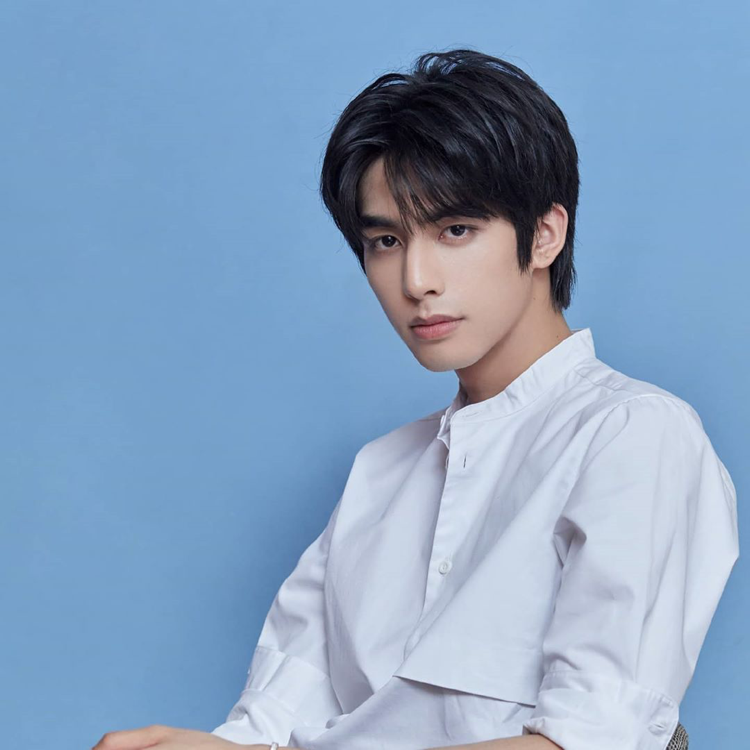
//> input picture resources/151_.png, 750 x 750 px
$ ./main   (built with g++ and OpenCV 4)
//> lines starting //> are read from the running program, lines starting //| are printed output that depends on the picture; after the words box and inside, x2 and y2 are one past the last pixel; in counts of white or black regions, pixels touching at a corner belong together
//
//  main.cpp
//  HOGDescriptor(人物检测)
//
//  Created by wangwenjian on 2022/2/16.
//

#include <iostream>
#include <opencv2/opencv.hpp>

using namespace cv;
using namespace std;

int main(int argc, const char * argv[]) {
    // insert code here...

    Mat src = imread("151_.png", COLOR_BGR2GRAY);
//> src is the input picture: 750 rows x 750 cols, CV_8UC3; mean B, G, R 193.8, 163.3, 136.5
    Mat dst = src.clone();
    //SVM分类器
    HOGDescriptor hog = HOGDescriptor();
    hog.setSVMDetector(cv::HOGDescriptor::getDefaultPeopleDetector());
    vector<Rect> findrects, findrect;
    //多尺度检测
    hog.detectMultiScale(src, findrects);
//> findrects = 1 Rect (x, y, width, height): [352, 217, 72, 144]
    //若rects有嵌套,则取最外面的矩形存入rect
    for(int i=0; i < findrects.size(); i++)
    {
        Rect rect = findrects[i];
        int j=0;
        for(; j < findrects.size(); j++)
            if(j != i && (rect & findrects[j]) == rect)
                break;
        if( j == findrects.size())
            findrect.push_back(rect);
    }
//> this loop made 1 pass
//> (rect, j) on pass 1: (Rect(352, 217, 72, 144), 1)

    //框选出检测结果
    for(int i=0; i<findrects.size(); i++)
    {
        Rect rect = findrects[i];
        RNG rng(i);
        Scalar color = Scalar(rng.uniform(0,255), rng.uniform(0,255), rng.uniform(0,255));
        rectangle(dst, rect.tl(), rect.br(), color, 2);
    }
//> this loop made 1 pass
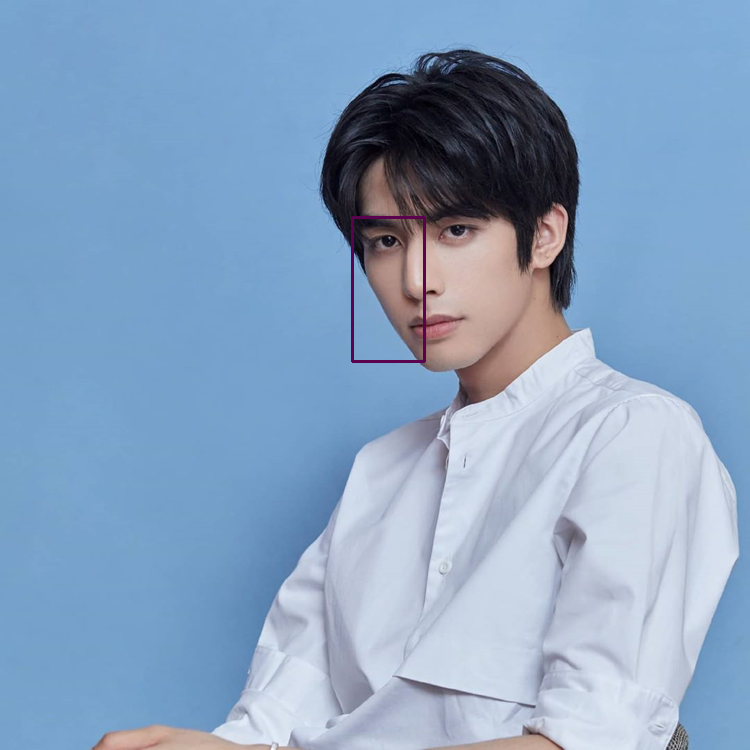
//> dst: 750 rows x 750 cols, CV_8UC3; 0.23% of pixels changed, all inside (x1, y1, x2, y2) = (351, 216, 426, 363)
    namedWindow("src", WINDOW_AUTOSIZE);
    imshow("src", src);
    namedWindow("dst", WINDOW_AUTOSIZE);
    imshow("dst", dst);
    waitKey();
    return 0;
}

$ run again, with resources/8e9e.png copied over resources/151_.png
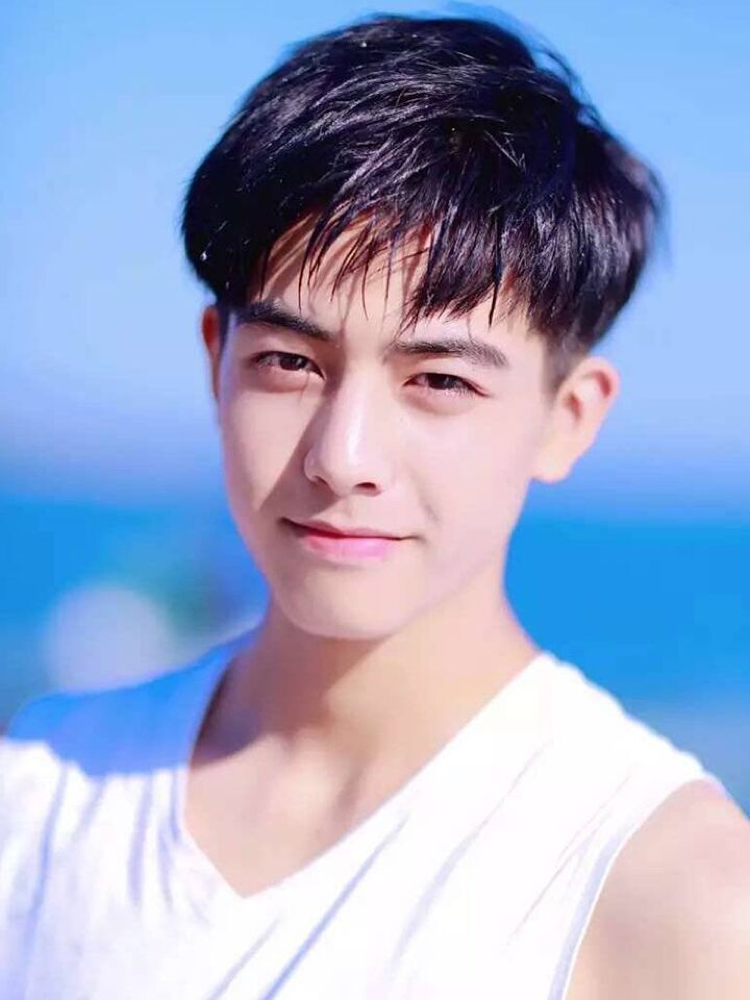
//> input picture resources/8e9e.png, 750 x 1000 px
//> src is the input picture: 1000 rows x 750 cols, CV_8UC3; mean B, G, R 200.8, 167.9, 155.2
//> findrects = 1 Rect (x, y, width, height): [625, 226, 74, 148]
//> the loop `for(int i=0; i < findrects.size(); i++)` made 1 pass
//> (rect, j) on pass 1: (Rect(625, 226, 74, 148), 1)
//> the loop `for(int i=0; i<findrects.size(); i++)` made 1 pass
//> after the loop `for(int i=0; i<findrects.size(); i++)`:
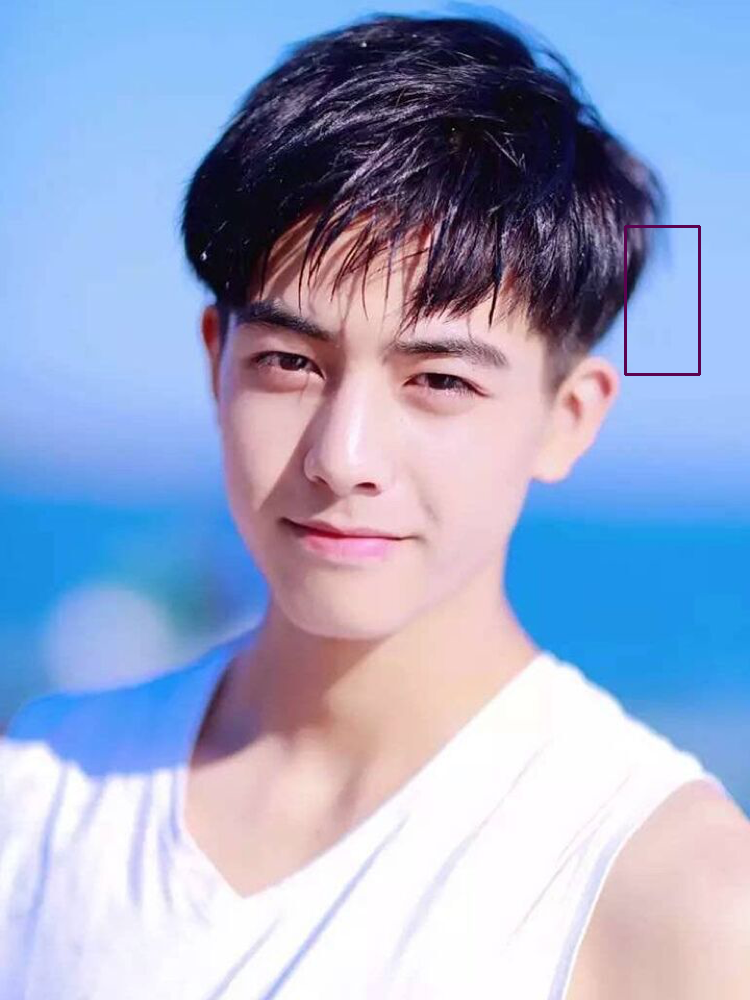
//> dst: 1000 rows x 750 cols, CV_8UC3; 0.18% of pixels changed, all inside (x1, y1, x2, y2) = (624, 225, 701, 376)
